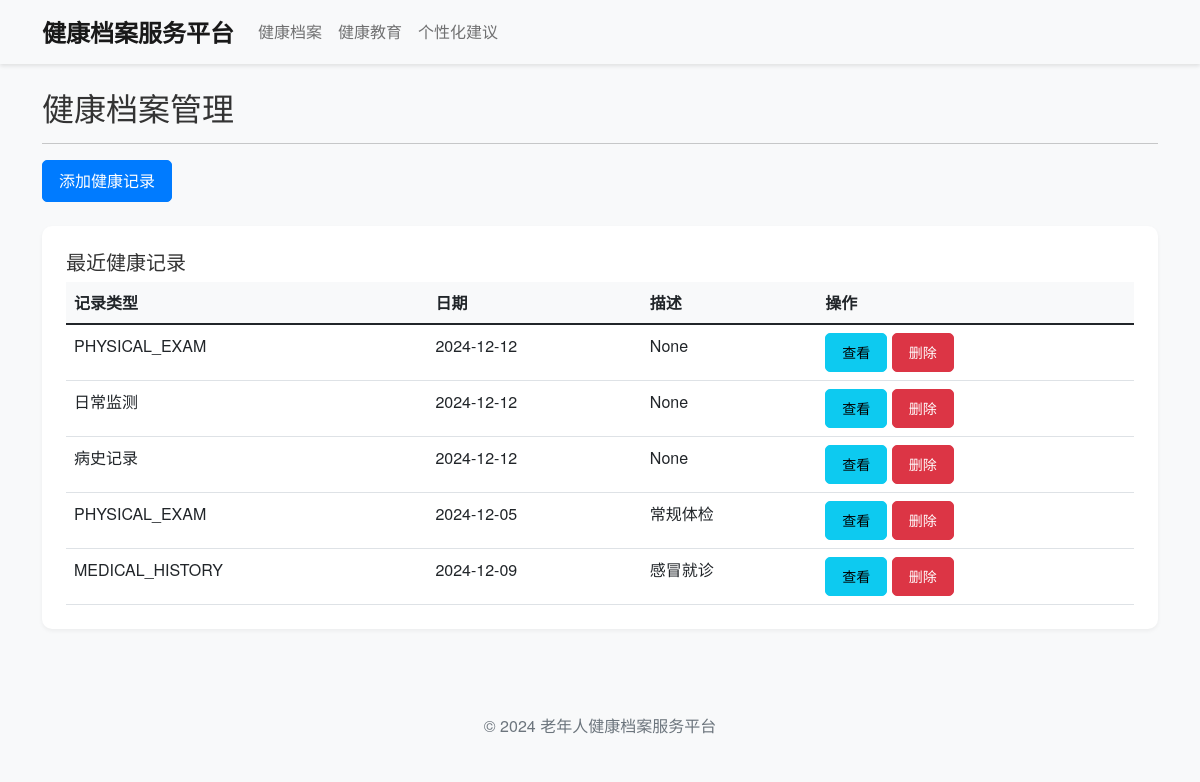
Page /health_records (signed in) on the earlier database version.
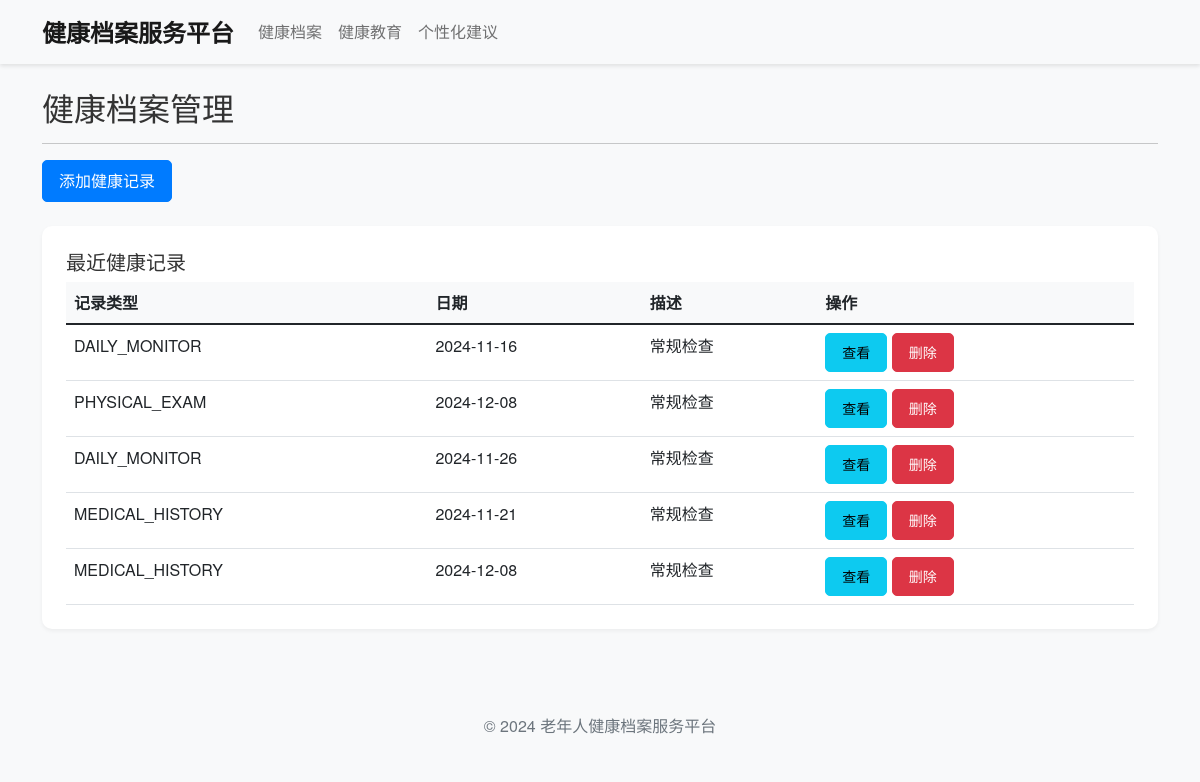
Same page on the later database version.
### models.py (models this page shows, shortened)
class HealthRecord(db.Model):
    __tablename__ = 'health_records'
    id = db.Column(db.Integer, primary_key=True)
    patient_id = db.Column(db.Integer, db.ForeignKey('users.id'), nullable=False)
    doctor_id = db.Column(db.Integer, db.ForeignKey('users.id'), nullable=False)
    record_type = db.Column(db.String(50), nullable=False)  # 记录类型（病史记录/体检报告/日常监测）
    record_date = db.Column(db.DateTime, nullable=False)
    created_at = db.Column(db.DateTime, default=datetime.utcnow)
    description = db.Column(db.Text)  # 描述/备注
    symptoms = db.Column(db.Text)  # 症状
    diagnosis = db.Column(db.Text)  # 诊断
    treatment = db.Column(db.Text)  # 治疗方案
    medications = db.Column(db.Text)  # 用药情况
    height = db.Column(db.Float)  # 身高
    weight = db.Column(db.Float)  # 体重
    blood_pressure = db.Column(db.String(20))  # 血压
    heart_rate = db.Column(db.Integer)  # 心率
    blood_sugar = db.Column(db.Float)  # 血糖
    blood_fat = db.Column(db.Text)  # 血脂
    liver_function = db.Column(db.Text)  # 肝功能
    kidney_function = db.Column(db.Text)  # 肾功能
    temperature = db.Column(db.Float)  # 体温
    pulse = db.Column(db.Integer)  # 脉搏
    respiratory_rate = db.Column(db.Integer)  # 呼吸频率
    oxygen_saturation = db.Column(db.Float)  # 血氧饱和度

### .history/app_20241212190043.py (the view)
@app.route('/health_records')
@login_required
def health_records():
    if current_user.role == 'DOCTOR':
        records = HealthRecord.query.join(User, HealthRecord.patient_id == User.id)\
            .filter(User.role == 'PATIENT')\
            .order_by(HealthRecord.created_at.desc()).all()
    else:
        records = HealthRecord.query.filter_by(patient_id=current_user.id)\
            .order_by(HealthRecord.created_at.desc()).all()
    return render_template('health_records.html', records=records)

### .history/app_20241212190043.py (called while the page is built)
@login_manager.user_loader
def load_user(user_id):
    return User.query.get(int(user_id))

### templates/health_records.html (shortened to what this page needs)
{% extends "base.html" %}
{% block content %}
<div class="row">
    <div class="col-md-12">
        <h2>健康档案管理</h2>
        <hr>
    </div>
</div>
<div class="row mb-4">
    <div class="col-md-12">
        <button class="btn btn-primary" data-bs-toggle="modal" data-bs-target="#addRecordModal">
            添加健康记录
        </button>
    </div>
</div>
<div class="row">
    <div class="col-md-12">
        <div class="card">
            <div class="card-body">
                <h5 class="card-title">最近健康记录</h5>
                {% if records %}
                <div class="table-responsive">
                    <table class="table">
                        <thead>
                            <tr>
                                <th>记录类型</th>
                                <th>日期</th>
                                <th>描述</th>
                                <th>操作</th>
                            </tr>
                        </thead>
                        <tbody>
                            {% for record in records %}
                            <tr>
                                <td>{{ record.record_type }}</td>
                                <td>{{ record.record_date.strftime('%Y-%m-%d') }}</td>
                                <td>{{ record.description }}</td>
                                <td>
                                    <button class="btn btn-sm btn-info">查看</button>
                                    <button class="btn btn-sm btn-danger">删除</button>
                                </td>
                            </tr>
                            {% endfor %}
                        </tbody>
                    </table>
                </div>
                {% else %}
                <p class="text-center mt-4">暂无健康记录</p>
                {% endif %}
            </div>
        </div>
    </div>
</div>
{% endblock %}

Differences in the rows shown:
no longer on this page (row edited): HealthRecord: record_type "PHYSICAL_EXAM", record_date "2024-12-12", description "None"
removed HealthRecord: record_type "日常监测", record_date "2024-12-12", description "None"
removed HealthRecord: record_type "病史记录", record_date "2024-12-12", description "None"
removed HealthRecord: record_type "PHYSICAL_EXAM", record_date "2024-12-05", description "常规体检"
removed HealthRecord: record_type "MEDICAL_HISTORY", record_date "2024-12-09", description "感冒就诊"
added HealthRecord: record_type "DAILY_MONITOR", record_date "2024-11-16", description "常规检查"
added HealthRecord: record_type "PHYSICAL_EXAM", record_date "2024-12-08", description "常规检查"
now on this page (row edited): HealthRecord: record_type "DAILY_MONITOR", record_date "2024-11-26", description "常规检查"
added HealthRecord: record_type "MEDICAL_HISTORY", record_date "2024-11-21", description "常规检查"
added HealthRecord: record_type "MEDICAL_HISTORY", record_date "2024-12-08", description "常规检查"
